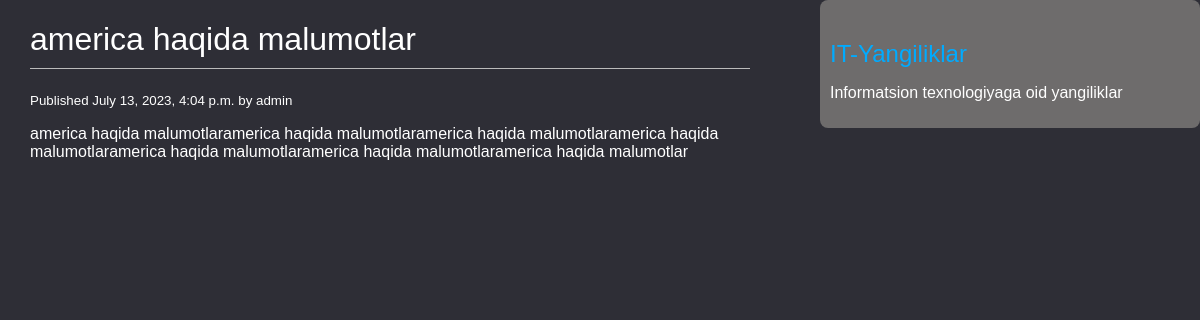
The page /2023/7/13/america-haqida-malumotlar/ on the database its author committed.
### blogapp/models.py (models this page shows, shortened)
class Post(models.Model):
    STATUS_CHOICES = (
        ('draft', 'Draft'),
        ('published', 'Published')
    )
    title = models.CharField(max_length=255)
    slug = models.SlugField(max_length=255, unique_for_date="publish")
    author = models.ForeignKey(User, on_delete=models.CASCADE, related_name="blog_posts")
    body = models.TextField()
    publish = models.DateTimeField(default=timezone.now)
    created = models.DateTimeField(auto_now_add=True)
    updated = models.DateTimeField(auto_now=True)
    status = models.CharField(max_length=10, choices=STATUS_CHOICES, default='draft')
    class Meta:
        ordering = ('-publish',)
    objects = models.Manager()
    published = PublishedManager()

### blogapp/views.py (the view)
# urls.py: path('<int:year>/<int:month>/<int:day>/<slug:slug>/', post_detail, name='post_detail'),
def post_detail(request, year, month, day, slug):
    post = get_object_or_404(Post, slug=slug, status="published", publish__year=year, publish__month=month, publish__day=day)
    return render(request, 'blog/post/detail.html', {'post': post})

### templates/blog/post/detail.html (shortened to what this page needs)
{% extends "blog/base.html" %}
{% block content %}
<h1>{{ post.title }}</h1>
<small class="date">
    Published {{ post.publish }} by {{ post.author }}
</small>
<p> {{ post.body|linebreaks }}</p>
{% endblock %}

### static/css/blog.css (style rules this page uses)
body { margin: 0; padding: 0; font-family: helvetica, sans-serif; background-color: #2e2e36; color: white; }
h1 { font-weight: normal; border-bottom: 1px solid #bbb; padding: 0 0 10px 0; }

### rows shown on the page
Post: title "america haqida malumotlar", publish "July 13, 2023, 4:04 p.m.", author "admin", body "america haqida malumotlaramerica haqida malumotlaramerica haqida malumotlaramerica haqida malumotlaramerica haqida malumotlaramerica haqida malumotlaramerica haqida malumotlar"
